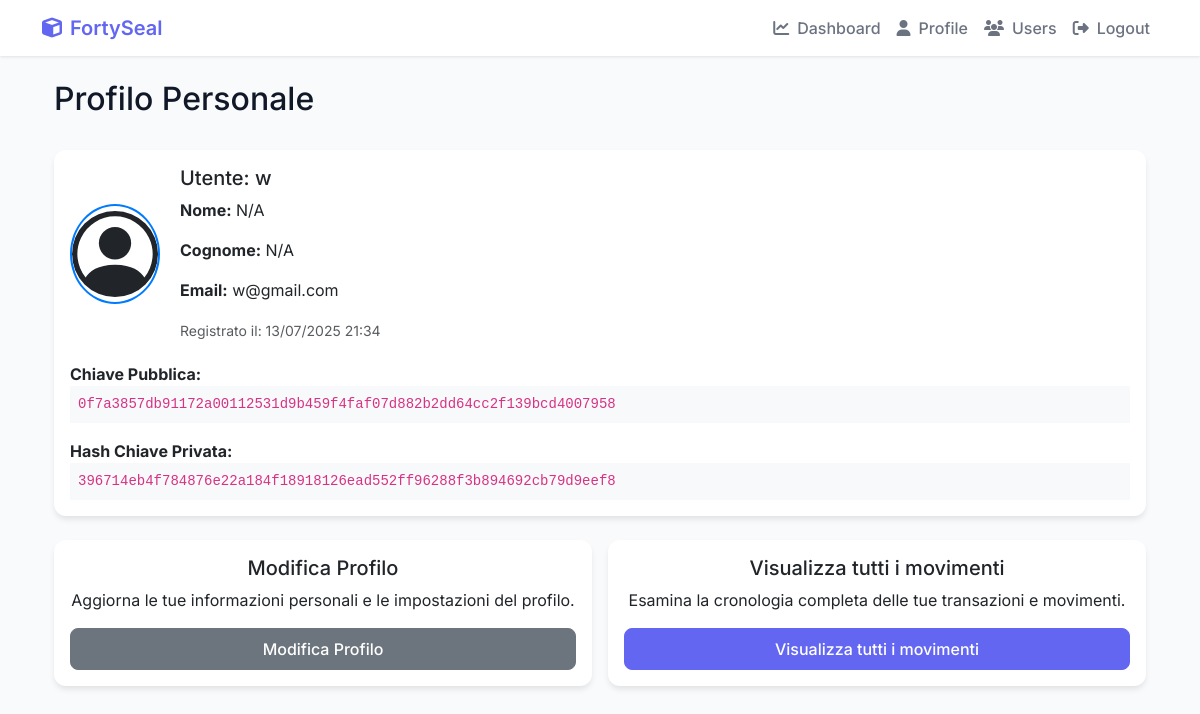
Page /profile/ (signed in) on the committed database.
### Cripto1/models.py (models this page shows, shortened)
class UserProfile(models.Model):
    user = models.OneToOneField(User, on_delete=models.CASCADE)
    user_key = models.CharField(max_length=255, unique=True) # Keep as a unique identifier (can be hash of public key)
    public_key = models.TextField(null=True, blank=True) # Allow null for existing rows
    private_key = EncryptedTextField(null=True, blank=True) # Allow null for existing rows
    balance = models.FloatField(default=0.0)
    created_at = models.DateTimeField(auto_now_add=True)
    profile_picture = models.ImageField(upload_to='profile_pics/', blank=True, null=True)
    is_active = models.BooleanField(default=True)
    last_login_ip = models.GenericIPAddressField(null=True, blank=True)
    last_login_date = models.DateTimeField(null=True, blank=True)
    login_attempts = models.IntegerField(default=0)
    locked_until = models.DateTimeField(null=True, blank=True)
    sso_provider = models.CharField(max_length=50, blank=True, null=True)  # Per SSO
    sso_id = models.CharField(max_length=255, blank=True, null=True)  # ID esterno per SSO
    department = models.CharField(max_length=100, blank=True, null=True)
    position = models.CharField(max_length=100, blank=True, null=True)
    phone = models.CharField(max_length=20, blank=True, null=True)
    emergency_contact = models.CharField(max_length=255, blank=True, null=True)
    notes = models.TextField(blank=True, null=True)
    @property
    def private_key_hash(self):
        if self.private_key:
            return hashlib.sha256(self.private_key.encode()).hexdigest()
        return None
    def is_locked(self):
        if self.locked_until and timezone.now() < self.locked_until:
            return True
        return False
    def update_last_login(self, ip_address=None):
        self.last_login_date = timezone.now()
        if ip_address:
            self.last_login_ip = ip_address
        self.save()

### Cripto1/views.py (the view)
# urls.py: path('profile/', views.personal_profile, name='personal_profile'),
@login_required
def personal_profile(request):
    user_profile = UserProfile.objects.get(user=request.user)
    if not user_profile.public_key or not user_profile.private_key:
        user_profile.generate_key_pair()
        user_profile.refresh_from_db()
    recent_transactions = Transaction.objects.filter(
        models.Q(sender=request.user) |
        models.Q(receiver=request.user)
    ).order_by('-timestamp')[:5] # Limit to 5 recent transactions
    processed_recent_transactions = []
    for tx in recent_transactions:
        tx.timestamp_datetime = datetime.fromtimestamp(tx.timestamp, tz=timezone.get_current_timezone())
        if tx.receiver == request.user:
            tx.direction = 'Ricevuta'
        elif tx.sender == request.user:
            tx.direction = 'Inviata'
        else:
            tx.direction = 'Sconosciuta'
        processed_recent_transactions.append(tx)
    context = {
        'user_profile': user_profile,
        'recent_transactions': processed_recent_transactions,
    }
    return render(request, 'Cripto1/personal_profile.html', context)

### Cripto1/templates/Cripto1/personal_profile.html (shortened to what this page needs)
{% extends 'Cripto1/base.html' %}
{% block content %}
<div class="container mt-4">
    <div class="d-flex justify-content-between align-items-center mb-4">
        <h2>Profilo Personale</h2>
    </div>
    <div class="card mb-4">
        <div class="card-body">
            <div class="profile-header">
                <div class="profile-info">
                    <h5 class="card-title">Utente: {{ user_profile.user.username }}</h5>
                    <p class="card-text">
                        <strong>Nome:</strong> {{ user_profile.user.first_name|default:"N/A" }}
                    </p>
                    <p class="card-text">
                        <strong>Cognome:</strong> {{ user_profile.user.last_name|default:"N/A" }}
                    </p>
                     <p class="card-text">
                        <strong>Email:</strong> {{ user_profile.user.email|default:"N/A" }}
                    </p>
                     <p class="card-text">
                        <small class="text-muted">Registrato il: {{ user_profile.created_at|date:"d/m/Y H:i" }}</small>
                    </p>
                </div>
            </div>
            <p class="card-text">
                <strong>Chiave Pubblica:</strong><br>
                <code class="bg-light p-2 d-block text-break">{{ user_profile.user_key }}</code>
            </p>
            <p class="card-text">
                <strong>Hash Chiave Privata:</strong><br>
                {% if user_profile.private_key_hash %}
                    <code class="bg-light p-2 d-block text-break">{{ user_profile.private_key_hash }}</code>
                {% else %}
                    <span class="text-danger">Nessuna chiave privata trovata.</span>
                {% endif %}
            </p>
        </div>
    </div>
    <div class="action-cards">
        <div class="card text-center mb-3">
            <div class="card-body d-flex flex-column">
                <h5 class="card-title">Modifica Profilo</h5>
                <p class="card-text">Aggiorna le tue informazioni personali e le impostazioni del profilo.</p>
                <a href="{% url 'Cripto1:edit_profile' %}" class="btn btn-secondary mt-auto">Modifica Profilo</a>
            </div>
        </div>
        <div class="card text-center mb-3">
            <div class="card-body d-flex flex-column">
                <h5 class="card-title">Visualizza tutti i movimenti</h5>
                <p class="card-text">Esamina la cronologia completa delle tue transazioni e movimenti.</p>
                <a href="{% url 'Cripto1:all_transactions' %}" class="btn btn-primary mt-auto">Visualizza tutti i movimenti</a>
            </div>
        </div>
    </div>
</div>
{% endblock %}

### Cripto1/templates/Cripto1/base.html (style rules this page uses)
:root { --primary-color: #6366f1; --secondary-color: #4f46e5; --success-color: #22c55e; --danger-color: #ef4444; --warning-color: #f59e0b; --info-color: #3b82f6; --background-color: #f9fafb; --card-background: #ffffff; --text-primary: #111827; --text-secondary: #6b7280; --bottom-nav-height: 56px; }
body { font-family: 'Inter', sans-serif; background-color: var(--background-color); color: var(--text-primary); }
.card { border: none; border-radius: 12px; box-shadow: 0 4px 6px -1px rgba(0,0,0,0.1); background: var(--card-background); transition: transform 0.2s ease, box-shadow 0.2s ease; }
.btn { font-weight: 500; border-radius: 8px; padding: 0.5rem 1.25rem; transition: all 0.2s ease; }
.btn-primary { background-color: var(--primary-color); border-color: var(--primary-color); }
:root { --primary-color: #6366f1; --secondary-color: #4f46e5; --success-color: #22c55e; --danger-color: #ef4444; --warning-color: #f59e0b; --info-color: #3b82f6; --background-color: #f9fafb; --card-background: #ffffff; --text-primary: #111827; --text-secondary: #6b7280; }

### Cripto1/templates/Cripto1/personal_profile.html (style rules this page uses)
.profile-pic { width: 100px; height: 100px; object-fit: cover; border-radius: 50%; margin-right: 20px; border: 2px solid #007bff; }
.profile-header { display: flex; align-items: center; margin-bottom: 20px; flex-direction: column; text-align: center; }
.profile-info { flex-grow: 1; width: 100%; margin-top: 15px; }
@media (min-width: 768px) { .profile-header { flex-direction: row; text-align: left; } }
@media (min-width: 768px) { .profile-info { margin-top: 0; } }
.card-text code { word-break: break-all; white-space: normal; }
.action-cards { display: grid; grid-template-columns: 1fr; gap: 1rem; }
@media (min-width: 768px) { .action-cards { grid-template-columns: repeat(auto-fit, minmax(250px, 1fr)); } }

### rows in the picture
UserProfile: user.username "w", user.first_name "N/A", user.last_name "N/A", user.email "w@gmail.com", created_at "13/07/2025 21:34", user_key "0f7a3857db91172a00112531d9b459f4faf07d882b2dd64cc2f139bcd4007958", private_key_hash "396714eb4f784876e22a184f18918126ead552ff96288f3b894692cb79d9eef8"
